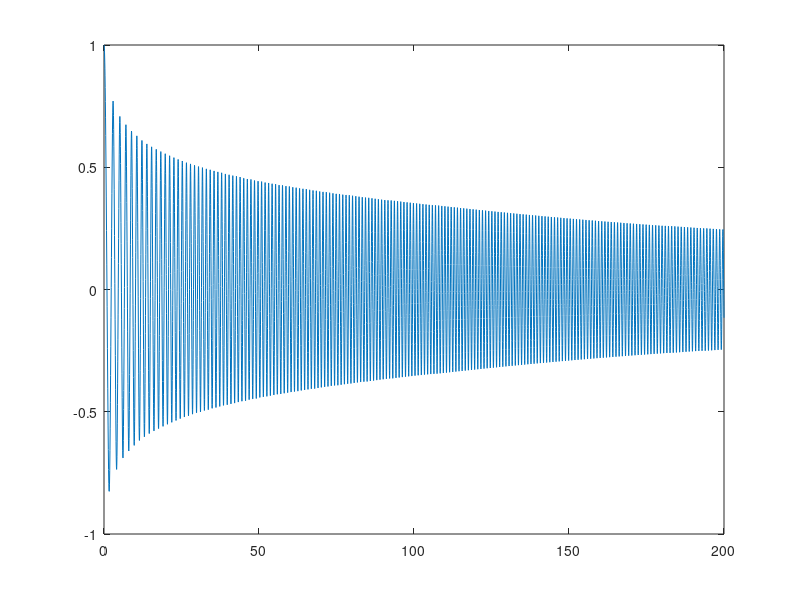

The MATLAB source for this figure:
clc
clear all
clf
%  qddot = a(1)*qdot+a(2)*q+a(3)*q^2+a(4)*q^3  
%  x1=q   
%  x2=qdot
coeffs = -[0.01 2 0.01 4];
ode=@(t,w_h)[w_h(2);
                   coeffs(1)*w_h(2)+coeffs(2)*w_h(1)+...
                   coeffs(3)*w_h(1)^2+coeffs(4)*w_h(1)^3*t];

[t,w_h]=ode45(ode, [0 200],[1 0]);
figure(1) 
plot(t,w_h(:,1));

%%%%%%%%%%%%%%%%%%%%% MMS Solution



